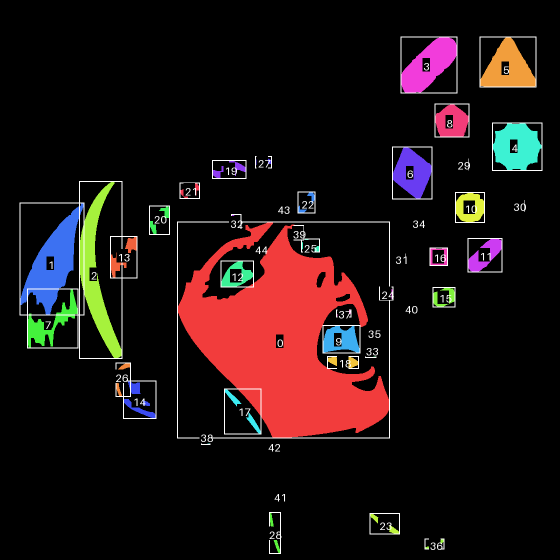
#> input picture docs/brand/preview/regions_labeled.png, 1120 x 1120 px (shown at 1/2 size)
$ python -i build_assets.py   (imports and definitions only)
#> lines starting #> are read from the running program, lines starting #| are printed output that depends on the picture
#!/usr/bin/env python3
"""Builds every MaterialAgent brand asset from docs/brand/wuxje01.svg.

The owner artwork is flat line art: 48 <path> elements with no fill and no stroke,
so every shape is a solid black region and the drawing is nothing but line work.
That means the illustration has to be *colourised* here, not merely resized: the
picture is reconstructed by

  1. rendering the SVG transparently (Chromium, headless),
  2. sealing the gaps in the line work with a morphological close (radius 4),
     which is what turns the face into one enclosed mass instead of a silhouette,
  3. flood-filling from outside to label every enclosed interior,
  4. filling those interiors with the brand palette, and
  5. drawing the irises, which the source art simply does not contain (the eye
     whites are blank interiors, which is why the eyes used to read as hollow).

Requirements: Pillow (with numpy), and a Chromium/Chrome binary. Run from the
repository root:

    python3 docs/brand/build_assets.py

Every output path is inside app/src/main/res/, plus preview sheets in
docs/brand/preview/.
"""
import colorsys
import os
import subprocess

import numpy as np
from PIL import Image, ImageDraw, ImageFilter, ImageFont, ImageOps

REPO = os.path.dirname(os.path.dirname(os.path.dirname(os.path.abspath(__file__))))
RES = os.path.join(REPO, 'app', 'src', 'main', 'res')
SVG = os.path.join(REPO, 'docs', 'brand', 'wuxje01.svg')
WORK = os.path.join(REPO, 'docs', 'brand', 'preview')
BUILD = os.path.join(WORK, 'build')
CHROMIUM = os.environ.get(
    'CHROMIUM',
    '/Users/example/.cloakbrowser/chromium-145.0.7632.109.2/Chromium.app/Contents/MacOS/Chromium',
)

# The illustration's own canvas, in SVG viewBox units, and the square resolution
# the colour work happens at.
RENDER_W, RENDER_H = 1600, 1440
ART = 1120

# Brand palette.
INK = (0x14, 0x08, 0x33)      # line work, irises
BODY = (0xFF, 0xF1, 0xD8)     # skin
GOLD = (0xFF, 0xC2, 0x4B)     # hair and the eye beams
CORAL = (0xFF, 0x8A, 0x73)    # mouth
ROSE = (0xFF, 0xB4, 0xAB)     # lips
LILAC = (0xC4, 0xA9, 0xFF)
MINT = (0x7E, 0xE0, 0xC4)
SKY = (0x8C, 0xC8, 0xFF)
BG_TOP = (0x3A, 0x1A, 0x7A)   # launcher gradient, indigo
BG_BOTTOM = (0x6A, 0x35, 0xC8)  # launcher gradient, violet
BG_PLATE = (0x4A, 0x24, 0x84)  # splash icon plate, the gradient's midpoint

# Interiors identified by hand from a labelled render of the region map (see
# preview/regions_labeled.png) and confirmed by an A/B render. They are keyed by
# position relative to the face's bounding box plus a loose area check, rather
# than by region index or exact area, so a re-render that shifts the numbering or
# changes the sampling by a percent cannot silently move an iris into the mouth.
FACE_AREA = 93874
EYE_NEAR = (0.28, 0.25, 2135)   # the wide, fully drawn eye
EYE_FAR = (0.62, 0.12, 573)     # the other eye, only partly visible
MOUTH = (0.77, 0.55, 3019)
LIP_UPPER = (0.78, 0.42, 243)
LIP_LOWER = (0.78, 0.65, 1055)

# Everything right of the face and above this fraction of its height is one of
# the shapes streaming away from the character; the figure's own body sits below
# it, and is painted with the hair.
PARTICLE_BAND = 0.55
PARTICLE_CYCLE = [SKY, MINT, LILAC, GOLD, CORAL, ROSE]


def sh(cmd, **kw):
    return subprocess.run(cmd, check=True, capture_output=True, **kw)


# [18 lines left out: function render_svg, not called in this run]


def build_regions(png_path):
    """Ink mask (bolded, gaps closed) and every enclosed interior."""
#> called with png_path = 'preview/regions_labeled.png'
    im = Image.open(png_path).convert('RGBA')
    a = np.array(im)[:, :, 3] > 40
#> a: shape (1120, 1120) bool; every value is 1
    ys, xs = np.where(a)
    im = im.crop((xs.min(), ys.min(), xs.max() + 1, ys.max() + 1))
    scale = ART / max(im.size)
#> scale = 1
    im = im.resize((max(1, round(im.size[0] * scale)), max(1, round(im.size[1] * scale))), Image.LANCZOS)
    canvas = Image.new('RGBA', (ART, ART), (0, 0, 0, 0))
#> canvas: PIL image 1120x1120 RGBA; every value is 0
    canvas.alpha_composite(im, ((ART - im.size[0]) // 2, (ART - im.size[1]) // 2))
    inp = np.array(canvas)[:, :, 3] > 90
    # Close radius 4 (9x9) seals the breaks in the line work; without it the face
    # leaks to the outside and is filled as background.
    closed = np.array(Image.fromarray((inp * 255).astype('uint8'))
                      .filter(ImageFilter.MaxFilter(9)).filter(ImageFilter.MinFilter(9))) > 127
    ink = np.array(Image.fromarray((closed * 255).astype('uint8')).filter(ImageFilter.MaxFilter(5))) > 127

    # After trimming, (0,0) is ink, so the flood seed needs a one-pixel margin.
    lab = ImageOps.expand(
        Image.fromarray(np.where(ink, 0, 255).astype('uint8')).convert('RGB'), 1, fill=(255, 255, 255))
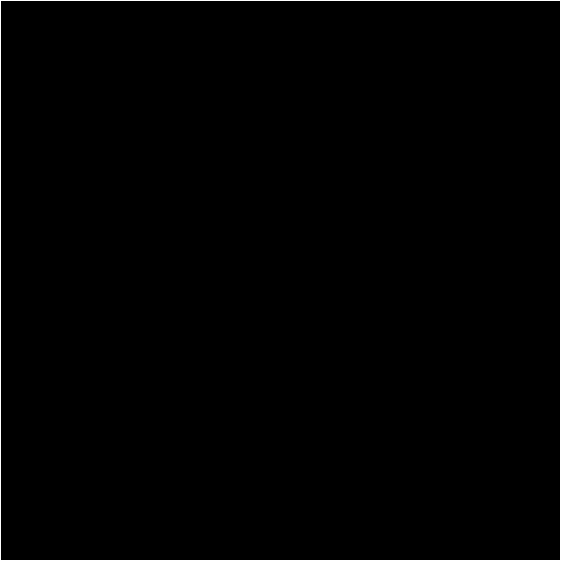
#> lab: PIL image 1122x1122 RGB (shown at 1/2 size); 0.36% white in thin lines or dots
    ImageDraw.floodfill(lab, (0, 0), (255, 0, 0))
    arr = np.array(lab)
    regions = []
    while True:
        free = np.where((arr[1:-1, 1:-1, 0] == 255) & (arr[1:-1, 1:-1, 1] == 255) & (arr[1:-1, 1:-1, 2] == 255))
        if len(free[0]) == 0:
            break
        y0, x0 = int(free[0][0]) + 1, int(free[1][0]) + 1
        col = (len(regions) + 1, 0, 0)
        ImageDraw.floodfill(lab, (x0, y0), col)
        arr = np.array(lab)
        sel = (arr[1:-1, 1:-1, 0] == col[0]) & (arr[1:-1, 1:-1, 1] == 0) & (arr[1:-1, 1:-1, 2] == 0)
        n = int(sel.sum())
        if n < 12:
            continue
        ys2, xs2 = np.where(sel)
        regions.append(dict(n=n, mask=sel, cx=float(xs2.mean()), cy=float(ys2.mean()),
                            x0=int(xs2.min()), x1=int(xs2.max()), y0=int(ys2.min()), y1=int(ys2.max())))
#> this loop made 1 pass
#> free on pass 1: (empty array, empty array)
#> after the loop, regions = []
    regions.sort(key=lambda r: -r['n'])
    outside = (arr[1:-1, 1:-1, 0] == 255) & (arr[1:-1, 1:-1, 1] == 0)
#> outside: shape (1120, 1120) bool; every value is 0
    stats = dict(outside=float(outside.mean()), ink=float(ink.mean()),
                 interior=sum(r['n'] for r in regions) / (ART * ART))
#> stats = {'outside': 0, 'ink': 1, 'interior': 0}
    return ink, regions, stats


# [171 lines left out: functions write_region_map, face_of, find, iris, paint, content_box and 4 more, not called in this run]


def write_path(*parts):
    return os.path.join(*parts)


# [59 lines left out: functions main, sheet_preview, not called in this run]


# [2 lines not run here, left out]

>>> result = build_regions('preview/regions_labeled.png')
